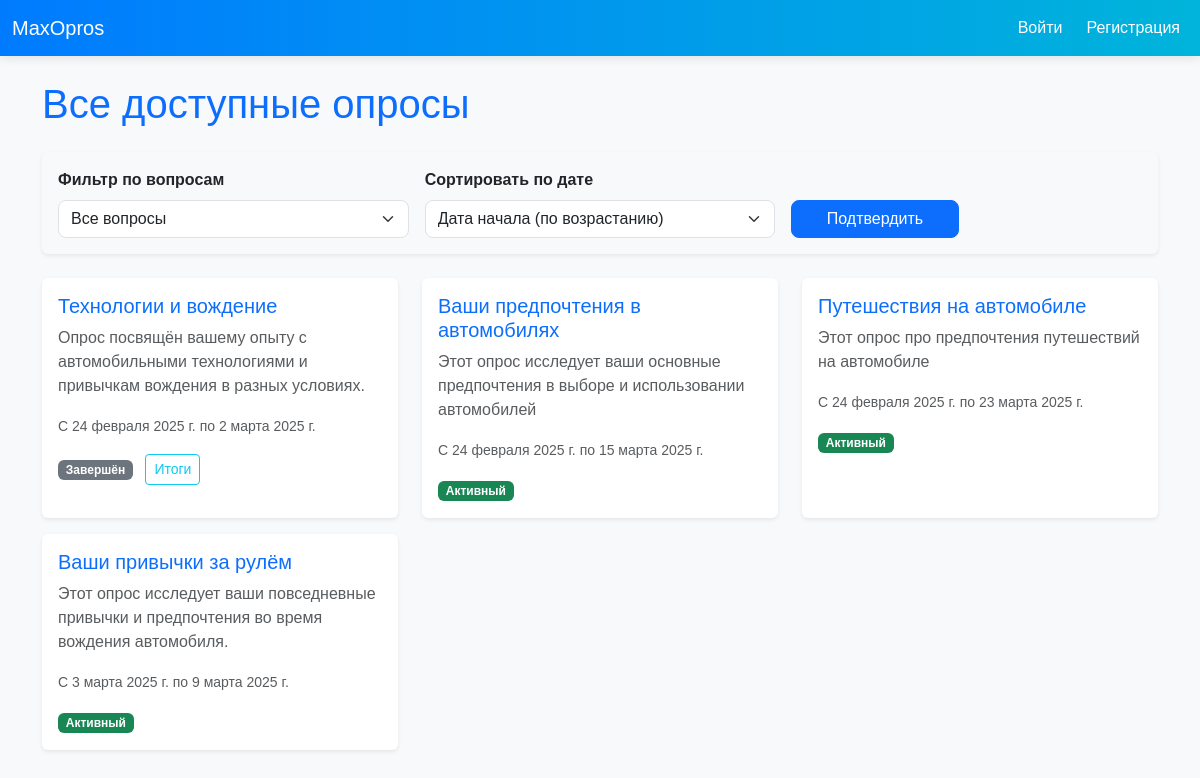
The page / on the database its author committed.
### survey/models.py (models this page shows, shortened)
class Survey(models.Model):
    title = models.CharField(max_length=255)
    description = models.TextField(blank=True)
    start_date = models.DateField()
    end_date = models.DateField()
    is_active = models.BooleanField(default=True)
    def save(self, *args, **kwargs):
        if self.pk is not None:
            orig = Survey.objects.get(pk=self.pk)
            if orig.start_date != self.start_date:
                self.start_date = orig.start_date
        super().save(*args, **kwargs)
    def update_status(self):
        if self.end_date < timezone.now().date():
            self.is_active = False
            self.save()

### survey/views.py (the view)
# urls.py: path('', survey_list, name='survey_list'),
def survey_list(request):
    surveys = Survey.objects.all()
    for survey in surveys:
        survey.update_status()  # Обновляем статус перед отображением
    question_id = request.GET.get('question')
    if question_id:
        surveys = surveys.filter(questions__id=question_id)
    sort_by = request.GET.get('sort', 'start_date')
    if sort_by in ['start_date', '-start_date', 'end_date', '-end_date']:
        surveys = surveys.order_by(sort_by)
    else:
        surveys = surveys.order_by('start_date')
    questions = Question.objects.all()
    return render(request, 'survey_list.html', {'surveys': surveys, 'questions': questions})

### survey/templates/survey_list.html (shortened to what this page needs)
{% extends 'base.html' %}
{% block content %}
    <h1 class="mb-4 text-primary">Все доступные опросы</h1>
    <form method="get" class="mb-4 p-3 bg-light rounded shadow-sm">
        <div class="row g-3">
            <div class="col-md-4">
                <label for="question" class="form-label fw-bold">Фильтр по вопросам</label>
                <select name="question" id="question" class="form-select">
                    <option value="">Все вопросы</option>
                </select>
            </div>
            <div class="col-md-4">
                <label for="sort" class="form-label fw-bold">Сортировать по дате</label>
                <select name="sort" id="sort" class="form-select">
                    <option value="start_date" {% if request.GET.sort == "start_date" %}selected{% endif %}>Дата начала (по возрастанию)</option>
                </select>
            </div>
            <div class="col-md-2 align-self-end">
                <button type="submit" class="btn btn-primary w-100">Подтвердить</button>
            </div>
        </div>
    </form>
    {% if surveys %}
        <div class="row">
            {% for survey in surveys %}
                <div class="col-md-4 mb-3">
                    <div class="card h-100 shadow-sm border-0">
                        <div class="card-body">
                            <h5 class="card-title text-primary">
                                <a href="{% url 'survey_detail' survey.id %}" class="text-decoration-none">{{ survey.title }}</a>
                            </h5>
                            <p class="card-text text-muted">{{ survey.description }}</p>
                            <p class="text-muted">
                                <small>С {{ survey.start_date }} по {{ survey.end_date }}</small>
                            </p>
                            {% if survey.is_active %}
                                <span class="badge bg-success">Активный</span>
                            {% else %}
                                <span class="badge bg-secondary">Завершён</span>
                                <a href="{% url 'survey_results' survey.id %}" class="btn btn-sm btn-outline-info ms-2">Итоги</a>
                            {% endif %}
                        </div>
                    </div>
                </div>
            {% endfor %}
        </div>
    {% else %}
        <p class="text-muted">Нет опросов, удовлетворяющих вашему фильтру</p>
    {% endif %}
{% endblock %}

### survey/templates/base.html (shortened to what this page needs)
<!DOCTYPE html>
{% load static %}
<html lang="en">
<head>
    <link href="https://cdn.jsdelivr.net/npm/bootstrap@5.3.0/dist/css/bootstrap.min.css" rel="stylesheet">
    <link rel="stylesheet" href="{% static 'survey/css/survey.css' %}">
</head>
<body>
    <nav class="navbar navbar-expand-lg">
        <div class="container-fluid">
            <a class="navbar-brand" href="{% url 'survey_list' %}">MaxOpros</a>
            <div class="collapse navbar-collapse" id="navbarNav">
                <ul class="navbar-nav ms-auto">
                    {% if user.is_authenticated %}
                        <li class="nav-item">
                            <span class="nav-link">Добро пожаловать, {{ user.username }}!</span>
                        </li>
                        {% if user.is_staff %}
                            <li class="nav-item">
                                <a class="nav-link btn btn-outline-warning me-2" href="{% url 'create_survey' %}">Создать опрос</a>
                            </li>
                            <li class="nav-item">
                                <a class="nav-link btn btn-outline-secondary me-2" href="{% url 'manage_users' %}">Управление пользователями</a>
                            </li>
                        {% endif %}
                        <li class="nav-item">
                            <a class="nav-link btn btn-outline-info me-2" href="{% url 'profile' %}">Мой профиль</a>
                        </li>
                        <li class="nav-item">
                            <a class="nav-link btn btn-outline-danger" href="{% url 'logout' %}">Выйти</a>
                        </li>
                    {% else %}
                        <li class="nav-item">
                            <a class="nav-link btn btn-outline-primary me-2" href="{% url 'login' %}">Войти</a>
                        </li>
                        <li class="nav-item">
                            <a class="nav-link btn btn-outline-success" href="{% url 'register' %}">Регистрация</a>
                        </li>
                    {% endif %}
                </ul>
            </div>
        </div>
    </nav>
    <div class="container mt-4">
        {% block content %}{% endblock %}
    </div>
</body>
</html>

### survey/static/survey/css/survey.css (style rules this page uses)
body { background-color: #f8f9fa; font-family: 'Arial', sans-serif; }
.navbar { background: linear-gradient(90deg, #007bff, #00b4db); box-shadow: 0 2px 10px rgba(0, 0, 0, 0.1); }
.navbar-brand, .nav-link { color: white !important; }
.btn-outline-primary, .btn-outline-danger, .btn-outline-success { transition: all 0.3s ease; }
.btn-primary { border-radius: 8px; }
.form-select, .btn-primary { border-radius: 8px; }

### rows shown on the page
Survey: title "Технологии и вождение", description "Опрос посвящён вашему опыту с автомобильными технологиями и привычкам вождения в разных условиях.", start_date "24 февраля 2025 г.", end_date "2 марта 2025 г.", is_active "Завершён"
Survey: title "Ваши предпочтения в автомобилях", description "Этот опрос исследует ваши основные предпочтения в выборе и использовании автомобилей", start_date "24 февраля 2025 г.", end_date "15 марта 2025 г.", is_active "Активный"
Survey: title "Путешествия на автомобиле", description "Этот опрос про предпочтения путешествий на автомобиле", start_date "24 февраля 2025 г.", end_date "23 марта 2025 г.", is_active "Активный"
Survey: title "Ваши привычки за рулём", description "Этот опрос исследует ваши повседневные привычки и предпочтения во время вождения автомобиля.", start_date "3 марта 2025 г.", end_date "9 марта 2025 г.", is_active "Активный"
